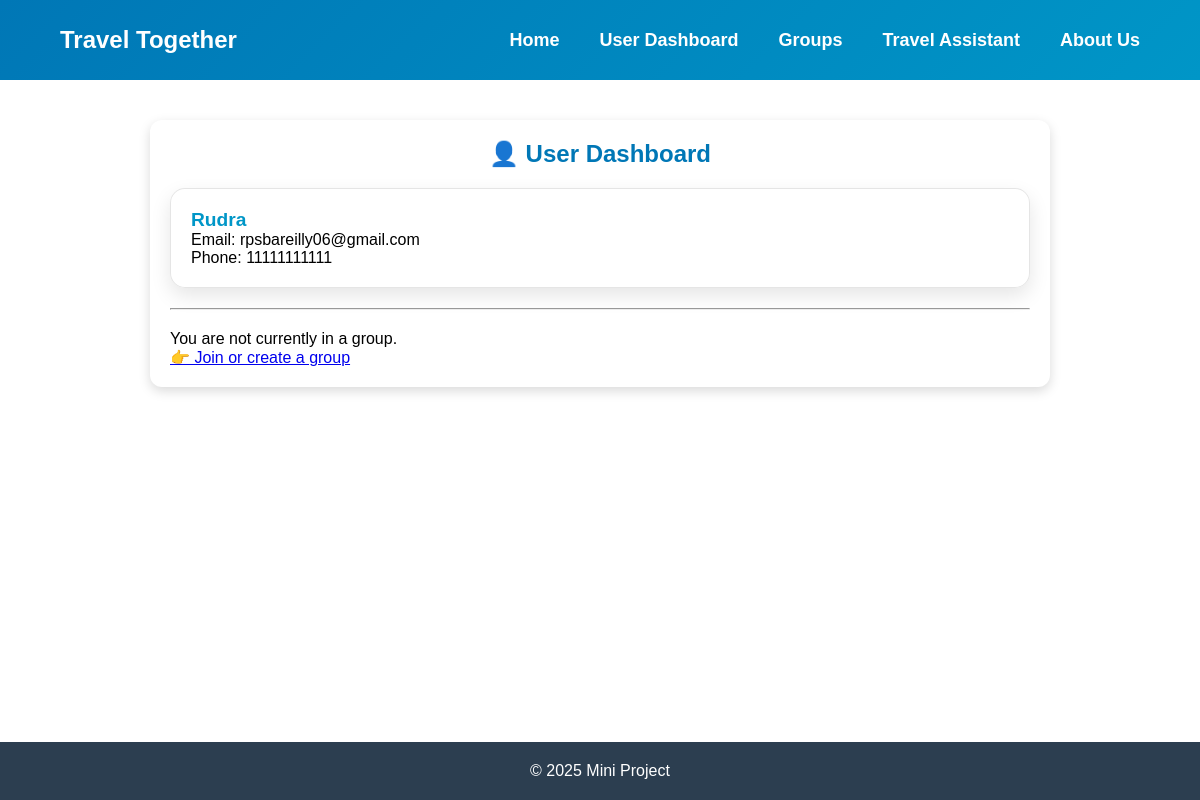
/user (signed in), run on an earlier commit of the app's database.
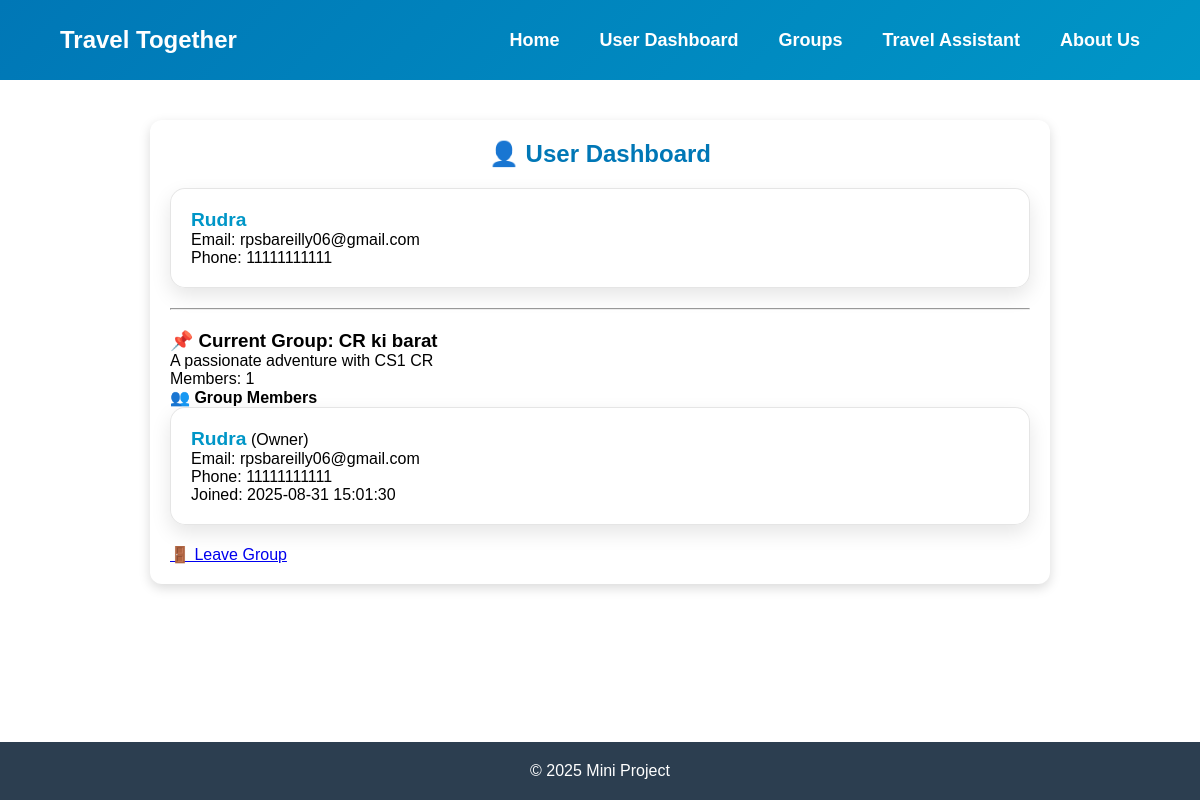
And on a later commit of the database.
### tables this page shows
CREATE TABLE Users (
        userid TEXT PRIMARY KEY,
        username TEXT UNIQUE NOT NULL,
        password TEXT NOT NULL,
        email TEXT UNIQUE NOT NULL,
        phone_no TEXT UNIQUE,
        gender TEXT CHECK(gender IN ('Male', 'Female', 'Other')),
        marital_status TEXT CHECK(marital_status IN ('Single', 'Married', 'Divorced', 'Widowed')),
        bio TEXT,
        current_group_id TEXT,
        is_group_owner BOOLEAN DEFAULT FALSE,
        created_at TEXT DEFAULT CURRENT_TIMESTAMP,
        FOREIGN KEY (current_group_id) REFERENCES Groups (group_id) ON DELETE SET NULL
    );

CREATE TABLE Groups (
        group_id TEXT PRIMARY KEY,
        group_name TEXT NOT NULL,
        group_description TEXT,
        group_type TEXT NOT NULL CHECK(group_type IN ('Public', 'Private')),
        owner_id TEXT NOT NULL,
        destination_id TEXT,
        member_count INTEGER DEFAULT 1,
        max_members INTEGER DEFAULT 50,
        created_at TEXT DEFAULT CURRENT_TIMESTAMP,
        FOREIGN KEY (owner_id) REFERENCES Users (userid) ON DELETE CASCADE,
        FOREIGN KEY (destination_id) REFERENCES Destinations (destination_id) ON DELETE SET NULL
    );

CREATE TABLE GroupMembers (
        member_id TEXT PRIMARY KEY,
        group_id TEXT NOT NULL,
        user_id TEXT NOT NULL,
        username TEXT NOT NULL,
        join_status TEXT DEFAULT 'Approved' CHECK(join_status IN ('Pending', 'Approved', 'Rejected', 'Blocked')),
        joined_at TEXT DEFAULT CURRENT_TIMESTAMP,
        role TEXT DEFAULT 'Member' CHECK(role IN ('Owner', 'Admin', 'Member')),
        FOREIGN KEY (group_id) REFERENCES Groups (group_id) ON DELETE CASCADE,
        FOREIGN KEY (user_id) REFERENCES Users (userid) ON DELETE CASCADE,
        UNIQUE(group_id, user_id)
    );

### app.py (the view)
@app.route('/user')
def user():
    conn, user_data = validate_user_session()
    if not user_data:
        return redirect("/auth")
    group_data = None
    members = []
    if user_data['current_group_id']:
        group_data = database.get_user_group(user_data['userid'])
        if group_data:
            members = database.get_group_members(group_data['group_id'])
    conn.close()
    return render_template("user.html", user=user_data, group=group_data, members=members)

### app.py (called while the page is built)
def validate_user_session():
    username = session.get("username")
    if not username:
        return None, None # No user in session
    conn = database.get_db_connection()
    user = conn.execute("SELECT * FROM Users WHERE username=?", (username,)).fetchone()
    if not user:
        session.pop("username", None)
        flash("Your session was invalid. Please log in again.", "warning")
        conn.close()
        return None, None
    return conn, user

### database.py (called while the page is built)
def get_db_connection():
    conn = sqlite3.connect('travel_together.db')
    conn.row_factory = sqlite3.Row
    conn.execute("PRAGMA foreign_keys = ON;")
    return conn

def get_user_group(user_id):
    conn = get_db_connection()
    group = conn.execute("""
        SELECT g.*, d.destination_name FROM Groups g
        LEFT JOIN Destinations d ON g.destination_id = d.destination_id
        JOIN Users u ON g.group_id = u.current_group_id
        WHERE u.userid = ?
    """, (user_id,)).fetchone()
    conn.close()
    return group

def get_group_members(group_id):
    conn = get_db_connection()
    members = conn.execute("""
        SELECT u.username, u.email, u.phone_no, gm.role, gm.joined_at
        FROM GroupMembers gm
        JOIN Users u ON gm.user_id = u.userid
        WHERE gm.group_id = ?
        ORDER BY gm.role, gm.joined_at
    """, (group_id,)).fetchall()
    conn.close()
    return members

### templates/user.html (shortened to what this page needs)
<!DOCTYPE html>
<html lang="en">
<head>
    <link rel="stylesheet" href="/static/style.css">
</head>
<body>
    <header class="navbar">
        <div class="logo">
            <p>Travel Together</p>
        </div>
        <nav class="nav-links">
            <a href="/home">Home</a>
            <a href="/user" class="active">User Dashboard</a>
            <a href="/groups">Groups</a>
            <a href="/travel">Travel Assistant</a>
            <a href="/about">About Us</a>
        </nav>
    </header>
    <main>
        <div class="groups-container">
            <h2>👤 User Dashboard</h2>
            <div class="group-item">
                <strong>{{ user['username'] }}</strong><br>
                <span>Email: {{ user['email'] }}</span><br>
                {% if user['phone_no'] %}<span>Phone: {{ user['phone_no'] }}</span><br>{% endif %}
            </div>
            <hr style="margin:20px 0;">
            {% if group %}
                <h3>📌 Current Group: {{ group['group_name'] }}</h3>
                <p>{{ group['group_description'] or "No description" }}</p>
                <p>Members: {{ group['member_count'] }}</p>
                <h4>👥 Group Members</h4>
                <ul class="group-list">
                    {% for member in members %}
                        <li class="group-item">
                            <strong>{{ member['username'] }}</strong>
                            <span>({{ member['role'] }})</span><br>
                            <span>Email: {{ member['email'] }}</span><br>
                            {% if member['phone_no'] %}<span>Phone: {{ member['phone_no'] }}</span><br>{% endif %}
                            <span>Joined: {{ member['joined_at'] }}</span>
                        </li>
                    {% endfor %}
                </ul>
                <div style="margin-top:20px;">
                    <a href="/groups/leave">🚪 Leave Group</a>
                </div>
            {% else %}
                <p>You are not currently in a group.</p>
                <a href="/groups">👉 Join or create a group</a>
            {% endif %}
        </div>
    </main>
    <footer>
        <div class="main-contain">
            <p>&copy; 2025 Mini Project</p>
        </div>
    </footer>
</body>
</html>

### static/style.css (style rules this page uses)
* { margin: 0; padding: 0; box-sizing: border-box; font-family: Arial, Helvetica, sans-serif; }
body { display: flex; flex-direction: column; min-height: 100vh; }
main { flex-grow: 1; position: relative; }
.navbar { display: flex; justify-content: space-between; align-items: center; width: 100%; padding: 0 5%; height: 80px; background: linear-gradient(135deg, #0077b6, #0096c7); color: white; position: relative; }
.logo { font-size: 24px; font-weight: bold; }
.nav-links { display: flex; gap: 40px; }
.nav-links a { color: white; text-decoration: none; font-size: 18px; font-weight: 600; padding: 5px 0; transition: text-shadow 0.3s, color 0.3s; }
footer { background-color: #2c3e50; color: white; text-align: center; padding: 20px; }
.groups-container { width: 80%; max-width: 900px; margin: 40px auto; padding: 20px; background: #fff; border-radius: 12px; box-shadow: 0px 4px 12px rgba(0,0,0,0.15); }
.groups-container h2 { margin-bottom: 20px; color: #0077b6; text-align: center; }
.group-list { list-style: none; padding: 0; display: grid; gap: 20px; }
.group-item { background: #f9f9f9; padding: 15px 20px; border-radius: 10px; border: 1px solid #e1e1e1; transition: transform 0.2s, box-shadow 0.2s; }
.group-item strong { font-size: 1.2rem; color: #0096c7; }
.group-item { background: rgba(255, 255, 255, 0.9); backdrop-filter: blur(10px); padding: 20px; border-radius: 15px; border: 1px solid rgba(0,0,0,0.1); box-shadow: 0 8px 20px rgba(0,0,0,0.1); transition: transform 0.3s ease, box-shadow 0.3s ease; }

What changed in the data, as far as the page shows it:
added Groups: group_name "CR ki barat", group_description "A passionate adventure with CS1 CR", member_count "1"
added GroupMembers: username "Rudra", role "Owner", email "rpsbareilly06@gmail.com", phone_no "11111111111", joined_at "2025-08-31 15:01:30"
Also different on the page:
text no longer shown: "You are not currently in a group. 👉 Join or create a group"
text now shown: "📌 Current Group: Members: 👥 Group Members 🚪 Leave Group"
